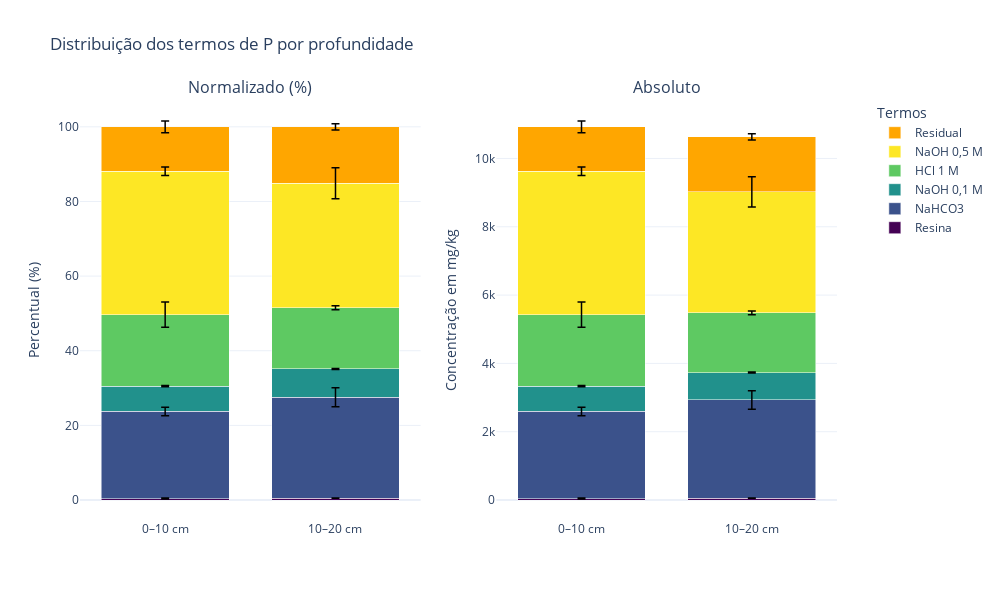

The notebook cell this image was saved under:
### Code cell
def normalizar(media, std):

    total = np.sum(media)
    media_norm = media / total * 100
    std_norm = std / total * 100

    return media_norm, std_norm

media_0_10_norm, std_0_10_norm = normalizar(media_0_10, std_0_10)
media_10_20_norm, std_10_20_norm = normalizar(media_10_20, std_10_20)

# --- Nomes e cores ---
nomes_termos = ["Resina", "NaHCO3", "NaOH 0,1 M", "HCl 1 M", "NaOH 0,5 M", "Residual"]
cores = ['#440154', '#3b528b', '#21918c', '#5ec962', '#fde725', '#ffa600']

# --- Subplots ---
fig = make_subplots(rows=1, cols=2,
                    subplot_titles=("Normalizado (%)", "Absoluto"),
                    shared_yaxes=False)

# ==========================
# FUNÇÃO AUXILIAR
# ==========================
def add_stacked_bars_with_errors(fig, profundidades, medias, stds, col, cores, nomes):
    """
    profundidades: lista de labels, ex. ["0–10 cm", "10–20 cm"]
    medias/stds: listas de arrays (um para cada profundidade)
    """
    for j, label in enumerate(profundidades):
        bases = np.cumsum(np.insert(medias[j], 0, 0))[:-1]
        for i in range(len(medias[j])):
            # Barra empilhada
            fig.add_trace(go.Bar(
                x=[label],
                y=[medias[j][i]],
                base=[bases[i]],
                name=nomes[i],
                marker_color=cores[i],
                offsetgroup=str(j),
                showlegend=(col == 1 and j == 0),
            ), row=1, col=col)

            # Linha + barra de erro
            fig.add_trace(go.Scatter(
                x=[label],
                y=[bases[i] + medias[j][i]],
                mode='lines',
                line=dict(color='black', width=1.5),
                error_y=dict(
                    type='data',
                    array=[stds[j][i]],
                    visible=True,
                    thickness=1.5,
                    width=4,
                    color='black'
                ),
                showlegend=False,
                hoverinfo='skip'
            ), row=1, col=col)

# --- Adiciona as barras ---
add_stacked_bars_with_errors(
    fig,
    ["0–10 cm", "10–20 cm"],
    [media_0_10_norm, media_10_20_norm],
    [std_0_10_norm, std_10_20_norm],
    col=1,
    cores=cores,
    nomes=nomes_termos
)

add_stacked_bars_with_errors(
    fig,
    ["0–10 cm", "10–20 cm"],
    [media_0_10, media_10_20],
    [std_0_10, std_10_20],
    col=2,
    cores=cores,
    nomes=nomes_termos
)

fig.update_layout(
    barmode='stack',
    title_text="Distribuição dos termos de P por profundidade",
    yaxis_title="Percentual (%)",
    yaxis2_title="Concentração em mg/kg",
    legend_title="Termos",
    legend=dict(x=1.05, y=1),
    bargap=0.25,
    width=1000,
    height=600,
    template="plotly_white"
)

fig.show()

### Figure 1 — Plotly figure (JSON) as saved in the notebook; plotly's stock layout.template omitted (floating-point values rounded to 4 significant figures)
{"data": [{"base": [0], "marker": {"color": "#440154"}, "name": "Resina", "offsetgroup": "0", "showlegend": true, "type": "bar", "x": ["0–10 cm"], "xaxis": "x", "y": [0.4082], "yaxis": "y"}, {"error_y": {"array": [0.1345], "color": "black", "thickness": 1.5, "type": "data", "visible": true, "width": 4}, "hoverinfo": "skip", "line": {"color": "black", "width": 1.5}, "mode": "lines", "showlegend": false, "type": "scatter", "x": ["0–10 cm"], "xaxis": "x", "y": [0.4082], "yaxis": "y"}, {"base": [0.4082], "marker": {"color": "#3b528b"}, "name": "NaHCO3", "offsetgroup": "0", "showlegend": true, "type": "bar", "x": ["0–10 cm"], "xaxis": "x", "y": [23.34], "yaxis": "y"}, {"error_y": {"array": [1.147], "color": "black", "thickness": 1.5, "type": "data", "visible": true, "width": 4}, "hoverinfo": "skip", "line": {"color": "black", "width": 1.5}, "mode": "lines", "showlegend": false, "type": "scatter", "x": ["0–10 cm"], "xaxis": "x", "y": [23.74], "yaxis": "y"}, {"base": [23.74], "marker": {"color": "#21918c"}, "name": "NaOH 0,1 M", "offsetgroup": "0", "showlegend": true, "type": "bar", "x": ["0–10 cm"], "xaxis": "x", "y": [6.79], "yaxis": "y"}, {"error_y": {"array": [0.1584], "color": "black", "thickness": 1.5, "type": "data", "visible": true, "width": 4}, "hoverinfo": "skip", "line": {"color": "black", "width": 1.5}, "mode": "lines", "showlegend": false, "type": "scatter", "x": ["0–10 cm"], "xaxis": "x", "y": [30.53], "yaxis": "y"}, {"base": [30.53], "marker": {"color": "#5ec962"}, "name": "HCl 1 M", "offsetgroup": "0", "showlegend": true, "type": "bar", "x": ["0–10 cm"], "xaxis": "x", "y": [19.12], "yaxis": "y"}, {"error_y": {"array": [3.388], "color": "black", "thickness": 1.5, "type": "data", "visible": true, "width": 4}, "hoverinfo": "skip", "line": {"color": "black", "width": 1.5}, "mode": "lines", "showlegend": false, "type": "scatter", "x": ["0–10 cm"], "xaxis": "x", "y": [49.65], "yaxis": "y"}, {"base": [49.65], "marker": {"color": "#fde725"}, "name": "NaOH 0,5 M", "offsetgroup": "0", "showlegend": true, "type": "bar", "x": ["0–10 cm"], "xaxis": "x", "y": [38.45], "yaxis": "y"}, {"error_y": {"array": [1.131], "color": "black", "thickness": 1.5, "type": "data", "visible": true, "width": 4}, "hoverinfo": "skip", "line": {"color": "black", "width": 1.5}, "mode": "lines", "showlegend": false, "type": "scatter", "x": ["0–10 cm"], "xaxis": "x", "y": [88.1], "yaxis": "y"}, {"base": [88.1], "marker": {"color": "#ffa600"}, "name": "Residual", "offsetgroup": "0", "showlegend": true, "type": "bar", "x": ["0–10 cm"], "xaxis": "x", "y": [11.9], "yaxis": "y"}, {"error_y": {"array": [1.56], "color": "black", "thickness": 1.5, "type": "data", "visible": true, "width": 4}, "hoverinfo": "skip", "line": {"color": "black", "width": 1.5}, "mode": "lines", "showlegend": false, "type": "scatter", "x": ["0–10 cm"], "xaxis": "x", "y": [100], "yaxis": "y"}, {"base": [0], "marker": {"color": "#440154"}, "name": "Resina", "offsetgroup": "1", "showlegend": false, "type": "bar", "x": ["10–20 cm"], "xaxis": "x", "y": [0.5324], "yaxis": "y"}, {"error_y": {"array": [0.03839], "color": "black", "thickness": 1.5, "type": "data", "visible": true, "width": 4}, "hoverinfo": "skip", "line": {"color": "black", "width": 1.5}, "mode": "lines", "showlegend": false, "type": "scatter", "x": ["10–20 cm"], "xaxis": "x", "y": [0.5324], "yaxis": "y"}, {"base": [0.5324], "marker": {"color": "#3b528b"}, "name": "NaHCO3", "offsetgroup": "1", "showlegend": false, "type": "bar", "x": ["10–20 cm"], "xaxis": "x", "y": [27.03], "yaxis": "y"}, {"error_y": {"array": [2.547], "color": "black", "thickness": 1.5, "type": "data", "visible": true, "width": 4}, "hoverinfo": "skip", "line": {"color": "black", "width": 1.5}, "mode": "lines", "showlegend": false, "type": "scatter", "x": ["10–20 cm"], "xaxis": "x", "y": [27.57], "yaxis": "y"}, {"base": [27.57], "marker": {"color": "#21918c"}, "name": "NaOH 0,1 M", "offsetgroup": "1", "showlegend": false, "type": "bar", "x": ["10–20 cm"], "xaxis": "x", "y": [7.551], "yaxis": "y"}, {"error_y": {"array": [0.1221], "color": "black", "thickness": 1.5, "type": "data", "visible": true, "width": 4}, "hoverinfo": "skip", "line": {"color": "black", "width": 1.5}, "mode": "lines", "showlegend": false, "type": "scatter", "x": ["10–20 cm"], "xaxis": "x", "y": [35.12], "yaxis": "y"}, {"base": [35.12], "marker": {"color": "#5ec962"}, "name": "HCl 1 M", "offsetgroup": "1", "showlegend": false, "type": "bar", "x": ["10–20 cm"], "xaxis": "x", "y": [16.41], "yaxis": "y"}, {"error_y": {"array": [0.525], "color": "black", "thickness": 1.5, "type": "data", "visible": true, "width": 4}, "hoverinfo": "skip", "line": {"color": "black", "width": 1.5}, "mode": "lines", "showlegend": false, "type": "scatter", "x": ["10–20 cm"], "xaxis": "x", "y": [51.53], "yaxis": "y"}, {"base": [51.53], "marker": {"color": "#fde725"}, "name": "NaOH 0,5 M", "offsetgroup": "1", "showlegend": false, "type": "bar", "x": ["10–20 cm"], "xaxis": "x", "y": [33.36], "yaxis": "y"}, {"error_y": {"array": [4.174], "color": "black", "thickness": 1.5, "type": "data", "visible": true, "width": 4}, "hoverinfo": "skip", "line": {"color": "black", "width": 1.5}, "mode": "lines", "showlegend": false, "type": "scatter", "x": ["10–20 cm"], "xaxis": "x", "y": [84.89], "yaxis": "y"}, {"base": [84.89], "marker": {"color": "#ffa600"}, "name": "Residual", "offsetgroup": "1", "showlegend": false, "type": "bar", "x": ["10–20 cm"], "xaxis": "x", "y": [15.11], "yaxis": "y"}, {"error_y": {"array": [0.8546], "color": "black", "thickness": 1.5, "type": "data", "visible": true, "width": 4}, "hoverinfo": "skip", "line": {"color": "black", "width": 1.5}, "mode": "lines", "showlegend": false, "type": "scatter", "x": ["10–20 cm"], "xaxis": "x", "y": [100.0], "yaxis": "y"}, {"base": [0], "marker": {"color": "#440154"}, "name": "Resina", "offsetgroup": "0", "showlegend": false, "type": "bar", "x": ["0–10 cm"], "xaxis": "x2", "y": [44.6], "yaxis": "y2"}, {"error_y": {"array": [14.69], "color": "black", "thickness": 1.5, "type": "data", "visible": true, "width": 4}, "hoverinfo": "skip", "line": {"color": "black", "width": 1.5}, "mode": "lines", "showlegend": false, "type": "scatter", "x": ["0–10 cm"], "xaxis": "x2", "y": [44.6], "yaxis": "y2"}, {"base": [44.6], "marker": {"color": "#3b528b"}, "name": "NaHCO3", "offsetgroup": "0", "showlegend": false, "type": "bar", "x": ["0–10 cm"], "xaxis": "x2", "y": [2550.0], "yaxis": "y2"}, {"error_y": {"array": [125.3], "color": "black", "thickness": 1.5, "type": "data", "visible": true, "width": 4}, "hoverinfo": "skip", "line": {"color": "black", "width": 1.5}, "mode": "lines", "showlegend": false, "type": "scatter", "x": ["0–10 cm"], "xaxis": "x2", "y": [2594.0], "yaxis": "y2"}, {"base": [2594.0], "marker": {"color": "#21918c"}, "name": "NaOH 0,1 M", "offsetgroup": "0", "showlegend": false, "type": "bar", "x": ["0–10 cm"], "xaxis": "x2", "y": [741.8], "yaxis": "y2"}, {"error_y": {"array": [17.3], "color": "black", "thickness": 1.5, "type": "data", "visible": true, "width": 4}, "hoverinfo": "skip", "line": {"color": "black", "width": 1.5}, "mode": "lines", "showlegend": false, "type": "scatter", "x": ["0–10 cm"], "xaxis": "x2", "y": [3336.0], "yaxis": "y2"}, {"base": [3336.0], "marker": {"color": "#5ec962"}, "name": "HCl 1 M", "offsetgroup": "0", "showlegend": false, "type": "bar", "x": ["0–10 cm"], "xaxis": "x2", "y": [2089.0], "yaxis": "y2"}, {"error_y": {"array": [370.1], "color": "black", "thickness": 1.5, "type": "data", "visible": true, "width": 4}, "hoverinfo": "skip", "line": {"color": "black", "width": 1.5}, "mode": "lines", "showlegend": false, "type": "scatter", "x": ["0–10 cm"], "xaxis": "x2", "y": [5425.0], "yaxis": "y2"}, {"base": [5425.0], "marker": {"color": "#fde725"}, "name": "NaOH 0,5 M", "offsetgroup": "0", "showlegend": false, "type": "bar", "x": ["0–10 cm"], "xaxis": "x2", "y": [4201.0], "yaxis": "y2"}, {"error_y": {"array": [123.5], "color": "black", "thickness": 1.5, "type": "data", "visible": true, "width": 4}, "hoverinfo": "skip", "line": {"color": "black", "width": 1.5}, "mode": "lines", "showlegend": false, "type": "scatter", "x": ["0–10 cm"], "xaxis": "x2", "y": [9626.0], "yaxis": "y2"}, {"base": [9626.0], "marker": {"color": "#ffa600"}, "name": "Residual", "offsetgroup": "0", "showlegend": false, "type": "bar", "x": ["0–10 cm"], "xaxis": "x2", "y": [1300.0], "yaxis": "y2"}, {"error_y": {"array": [170.4], "color": "black", "thickness": 1.5, "type": "data", "visible": true, "width": 4}, "hoverinfo": "skip", "line": {"color": "black", "width": 1.5}, "mode": "lines", "showlegend": false, "type": "scatter", "x": ["0–10 cm"], "xaxis": "x2", "y": [10926], "yaxis": "y2"}, {"base": [0], "marker": {"color": "#440154"}, "name": "Resina", "offsetgroup": "1", "showlegend": false, "type": "bar", "x": ["10–20 cm"], "xaxis": "x2", "y": [56.59], "yaxis": "y2"}, {"error_y": {"array": [4.08], "color": "black", "thickness": 1.5, "type": "data", "visible": true, "width": 4}, "hoverinfo": "skip", "line": {"color": "black", "width": 1.5}, "mode": "lines", "showlegend": false, "type": "scatter", "x": ["10–20 cm"], "xaxis": "x2", "y": [56.59], "yaxis": "y2"}, {"base": [56.59], "marker": {"color": "#3b528b"}, "name": "NaHCO3", "offsetgroup": "1", "showlegend": false, "type": "bar", "x": ["10–20 cm"], "xaxis": "x2", "y": [2873.0], "yaxis": "y2"}, {"error_y": {"array": [270.7], "color": "black", "thickness": 1.5, "type": "data", "visible": true, "width": 4}, "hoverinfo": "skip", "line": {"color": "black", "width": 1.5}, "mode": "lines", "showlegend": false, "type": "scatter", "x": ["10–20 cm"], "xaxis": "x2", "y": [2930.0], "yaxis": "y2"}, {"base": [2930.0], "marker": {"color": "#21918c"}, "name": "NaOH 0,1 M", "offsetgroup": "1", "showlegend": false, "type": "bar", "x": ["10–20 cm"], "xaxis": "x2", "y": [802.6], "yaxis": "y2"}, {"error_y": {"array": [12.98], "color": "black", "thickness": 1.5, "type": "data", "visible": true, "width": 4}, "hoverinfo": "skip", "line": {"color": "black", "width": 1.5}, "mode": "lines", "showlegend": false, "type": "scatter", "x": ["10–20 cm"], "xaxis": "x2", "y": [3733.0], "yaxis": "y2"}, {"base": [3733.0], "marker": {"color": "#5ec962"}, "name": "HCl 1 M", "offsetgroup": "1", "showlegend": false, "type": "bar", "x": ["10–20 cm"], "xaxis": "x2", "y": [1744.0], "yaxis": "y2"}, {"error_y": {"array": [55.8], "color": "black", "thickness": 1.5, "type": "data", "visible": true, "width": 4}, "hoverinfo": "skip", "line": {"color": "black", "width": 1.5}, "mode": "lines", "showlegend": false, "type": "scatter", "x": ["10–20 cm"], "xaxis": "x2", "y": [5477.0], "yaxis": "y2"}, {"base": [5477.0], "marker": {"color": "#fde725"}, "name": "NaOH 0,5 M", "offsetgroup": "1", "showlegend": false, "type": "bar", "x": ["10–20 cm"], "xaxis": "x2", "y": [3546.0], "yaxis": "y2"}, {"error_y": {"array": [443.6], "color": "black", "thickness": 1.5, "type": "data", "visible": true, "width": 4}, "hoverinfo": "skip", "line": {"color": "black", "width": 1.5}, "mode": "lines", "showlegend": false, "type": "scatter", "x": ["10–20 cm"], "xaxis": "x2", "y": [9023.0], "yaxis": "y2"}, {"base": [9023.0], "marker": {"color": "#ffa600"}, "name": "Residual", "offsetgroup": "1", "showlegend": false, "type": "bar", "x": ["10–20 cm"], "xaxis": "x2", "y": [1606.0], "yaxis": "y2"}, {"error_y": {"array": [90.83], "color": "black", "thickness": 1.5, "type": "data", "visible": true, "width": 4}, "hoverinfo": "skip", "line": {"color": "black", "width": 1.5}, "mode": "lines", "showlegend": false, "type": "scatter", "x": ["10–20 cm"], "xaxis": "x2", "y": [10630.0], "yaxis": "y2"}], "layout": {"annotations": [{"font": {"size": 16}, "showarrow": false, "text": "Normalizado (%)", "x": 0.225, "xanchor": "center", "xref": "paper", "y": 1, "yanchor": "bottom", "yref": "paper"}, {"font": {"size": 16}, "showarrow": false, "text": "Absoluto", "x": 0.775, "xanchor": "center", "xref": "paper", "y": 1, "yanchor": "bottom", "yref": "paper"}], "bargap": 0.25, "barmode": "stack", "height": 600, "legend": {"title": {"text": "Termos"}, "x": 1.05, "y": 1}, "title": {"text": "Distribuição dos termos de P por profundidade"}, "width": 1000, "xaxis": {"anchor": "y", "domain": [0, 0.45]}, "xaxis2": {"anchor": "y2", "domain": [0.55, 1]}, "yaxis": {"anchor": "x", "domain": [0, 1], "title": {"text": "Percentual (%)"}}, "yaxis2": {"anchor": "x2", "domain": [0, 1], "title": {"text": "Concentração em mg/kg"}}}}
